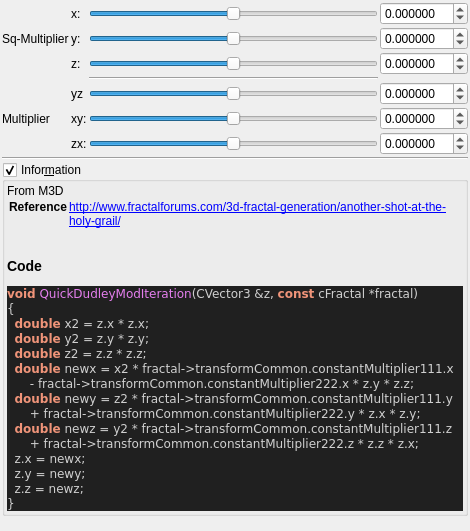
<?xml version="1.0" encoding="UTF-8"?>
<ui version="4.0">
 <class>Form</class>
 <widget class="QWidget" name="Form">
  <property name="geometry">
   <rect>
    <x>0</x>
    <y>0</y>
    <width>470</width>
    <height>531</height>
   </rect>
  </property>
  <property name="windowTitle">
   <string>Form</string>
  </property>
  <layout class="QVBoxLayout" name="verticalLayout">
   <property name="spacing">
    <number>2</number>
   </property>
   <property name="leftMargin">
    <number>2</number>
   </property>
   <property name="topMargin">
    <number>2</number>
   </property>
   <property name="rightMargin">
    <number>2</number>
   </property>
   <property name="bottomMargin">
    <number>2</number>
   </property>
   <item>
    <layout class="QGridLayout" name="gridLayout_64">
     <property name="spacing">
      <number>2</number>
     </property>
     <item row="2" column="3">
      <widget class="QSlider" name="slider3_transf_constant_multiplier_111_y">
       <property name="sizePolicy">
        <sizepolicy hsizetype="Expanding" vsizetype="Maximum">
         <horstretch>0</horstretch>
         <verstretch>0</verstretch>
        </sizepolicy>
       </property>
       <property name="minimum">
        <number>-5000000</number>
       </property>
       <property name="maximum">
        <number>5000000</number>
       </property>
       <property name="singleStep">
        <number>1</number>
       </property>
       <property name="orientation">
        <enum>Qt::Horizontal</enum>
       </property>
      </widget>
     </item>
     <item row="4" column="3">
      <widget class="Line" name="line_56">
       <property name="orientation">
        <enum>Qt::Horizontal</enum>
       </property>
      </widget>
     </item>
     <item row="3" column="2">
      <widget class="QLabel" name="label_266">
       <property name="text">
        <string>z:</string>
       </property>
      </widget>
     </item>
     <item row="6" column="4">
      <widget class="MyDoubleSpinBox" name="spinbox3_transf_constant_multiplier_222_y">
       <property name="sizePolicy">
        <sizepolicy hsizetype="Minimum" vsizetype="Maximum">
         <horstretch>0</horstretch>
         <verstretch>0</verstretch>
        </sizepolicy>
       </property>
       <property name="prefix">
        <string/>
       </property>
       <property name="suffix">
        <string/>
       </property>
       <property name="decimals">
        <number>6</number>
       </property>
       <property name="minimum">
        <double>-99.989999999999995</double>
       </property>
       <property name="maximum">
        <double>99.989999999999995</double>
       </property>
       <property name="singleStep">
        <double>0.100000000000000</double>
       </property>
      </widget>
     </item>
     <item row="6" column="1">
      <widget class="QLabel" name="label_269">
       <property name="text">
        <string>Multiplier</string>
       </property>
      </widget>
     </item>
     <item row="2" column="2">
      <widget class="QLabel" name="label_264">
       <property name="text">
        <string>y:</string>
       </property>
      </widget>
     </item>
     <item row="3" column="3">
      <widget class="QSlider" name="slider3_transf_constant_multiplier_111_z">
       <property name="sizePolicy">
        <sizepolicy hsizetype="Expanding" vsizetype="Maximum">
         <horstretch>0</horstretch>
         <verstretch>0</verstretch>
        </sizepolicy>
       </property>
       <property name="minimum">
        <number>-5000000</number>
       </property>
       <property name="maximum">
        <number>5000000</number>
       </property>
       <property name="singleStep">
        <number>1</number>
       </property>
       <property name="orientation">
        <enum>Qt::Horizontal</enum>
       </property>
      </widget>
     </item>
     <item row="1" column="4">
      <widget class="MyDoubleSpinBox" name="spinbox3_transf_constant_multiplier_111_x">
       <property name="sizePolicy">
        <sizepolicy hsizetype="Minimum" vsizetype="Maximum">
         <horstretch>0</horstretch>
         <verstretch>0</verstretch>
        </sizepolicy>
       </property>
       <property name="prefix">
        <string/>
       </property>
       <property name="suffix">
        <string/>
       </property>
       <property name="decimals">
        <number>6</number>
       </property>
       <property name="minimum">
        <double>-99.989999999999995</double>
       </property>
       <property name="maximum">
        <double>99.989999999999995</double>
       </property>
       <property name="singleStep">
        <double>0.100000000000000</double>
       </property>
      </widget>
     </item>
     <item row="1" column="3">
      <widget class="QSlider" name="slider3_transf_constant_multiplier_111_x">
       <property name="sizePolicy">
        <sizepolicy hsizetype="Preferred" vsizetype="Preferred">
         <horstretch>0</horstretch>
         <verstretch>0</verstretch>
        </sizepolicy>
       </property>
       <property name="minimum">
        <number>-5000000</number>
       </property>
       <property name="maximum">
        <number>5000000</number>
       </property>
       <property name="singleStep">
        <number>1</number>
       </property>
       <property name="orientation">
        <enum>Qt::Horizontal</enum>
       </property>
      </widget>
     </item>
     <item row="5" column="4">
      <widget class="MyDoubleSpinBox" name="spinbox3_transf_constant_multiplier_222_x">
       <property name="sizePolicy">
        <sizepolicy hsizetype="Minimum" vsizetype="Maximum">
         <horstretch>0</horstretch>
         <verstretch>0</verstretch>
        </sizepolicy>
       </property>
       <property name="prefix">
        <string/>
       </property>
       <property name="suffix">
        <string/>
       </property>
       <property name="decimals">
        <number>6</number>
       </property>
       <property name="minimum">
        <double>-99.989999999999995</double>
       </property>
       <property name="maximum">
        <double>99.989999999999995</double>
       </property>
       <property name="singleStep">
        <double>0.100000000000000</double>
       </property>
      </widget>
     </item>
     <item row="7" column="2">
      <widget class="QLabel" name="label_271">
       <property name="text">
        <string>zx:</string>
       </property>
      </widget>
     </item>
     <item row="2" column="1">
      <widget class="QLabel" name="label_267">
       <property name="text">
        <string>Sq-Multiplier</string>
       </property>
      </widget>
     </item>
     <item row="6" column="3">
      <widget class="QSlider" name="slider3_transf_constant_multiplier_222_y">
       <property name="sizePolicy">
        <sizepolicy hsizetype="Preferred" vsizetype="Preferred">
         <horstretch>0</horstretch>
         <verstretch>0</verstretch>
        </sizepolicy>
       </property>
       <property name="minimum">
        <number>-5000000</number>
       </property>
       <property name="maximum">
        <number>5000000</number>
       </property>
       <property name="singleStep">
        <number>1</number>
       </property>
       <property name="orientation">
        <enum>Qt::Horizontal</enum>
       </property>
      </widget>
     </item>
     <item row="6" column="2">
      <widget class="QLabel" name="label_270">
       <property name="text">
        <string>xy:</string>
       </property>
      </widget>
     </item>
     <item row="7" column="4">
      <widget class="MyDoubleSpinBox" name="spinbox3_transf_constant_multiplier_222_z">
       <property name="sizePolicy">
        <sizepolicy hsizetype="Minimum" vsizetype="Maximum">
         <horstretch>0</horstretch>
         <verstretch>0</verstretch>
        </sizepolicy>
       </property>
       <property name="prefix">
        <string/>
       </property>
       <property name="suffix">
        <string/>
       </property>
       <property name="decimals">
        <number>6</number>
       </property>
       <property name="minimum">
        <double>-99.989999999999995</double>
       </property>
       <property name="maximum">
        <double>99.989999999999995</double>
       </property>
       <property name="singleStep">
        <double>0.100000000000000</double>
       </property>
      </widget>
     </item>
     <item row="7" column="3">
      <widget class="QSlider" name="slider3_transf_constant_multiplier_222_z">
       <property name="sizePolicy">
        <sizepolicy hsizetype="Preferred" vsizetype="Preferred">
         <horstretch>0</horstretch>
         <verstretch>0</verstretch>
        </sizepolicy>
       </property>
       <property name="minimum">
        <number>-5000000</number>
       </property>
       <property name="maximum">
        <number>5000000</number>
       </property>
       <property name="singleStep">
        <number>1</number>
       </property>
       <property name="orientation">
        <enum>Qt::Horizontal</enum>
       </property>
      </widget>
     </item>
     <item row="8" column="1" colspan="4">
      <widget class="Line" name="line_59">
       <property name="orientation">
        <enum>Qt::Horizontal</enum>
       </property>
      </widget>
     </item>
     <item row="2" column="4">
      <widget class="MyDoubleSpinBox" name="spinbox3_transf_constant_multiplier_111_y">
       <property name="sizePolicy">
        <sizepolicy hsizetype="Minimum" vsizetype="Maximum">
         <horstretch>0</horstretch>
         <verstretch>0</verstretch>
        </sizepolicy>
       </property>
       <property name="prefix">
        <string/>
       </property>
       <property name="suffix">
        <string/>
       </property>
       <property name="decimals">
        <number>6</number>
       </property>
       <property name="minimum">
        <double>-99.989999999999995</double>
       </property>
       <property name="maximum">
        <double>99.989999999999995</double>
       </property>
       <property name="singleStep">
        <double>0.100000000000000</double>
       </property>
      </widget>
     </item>
     <item row="5" column="2">
      <widget class="QLabel" name="label_258">
       <property name="text">
        <string>yz</string>
       </property>
      </widget>
     </item>
     <item row="1" column="2">
      <widget class="QLabel" name="label_257">
       <property name="text">
        <string>x:</string>
       </property>
      </widget>
     </item>
     <item row="5" column="3">
      <widget class="QSlider" name="slider3_transf_constant_multiplier_222_x">
       <property name="sizePolicy">
        <sizepolicy hsizetype="Preferred" vsizetype="Preferred">
         <horstretch>0</horstretch>
         <verstretch>0</verstretch>
        </sizepolicy>
       </property>
       <property name="minimum">
        <number>-5000000</number>
       </property>
       <property name="maximum">
        <number>5000000</number>
       </property>
       <property name="singleStep">
        <number>1</number>
       </property>
       <property name="orientation">
        <enum>Qt::Horizontal</enum>
       </property>
      </widget>
     </item>
     <item row="3" column="4">
      <widget class="MyDoubleSpinBox" name="spinbox3_transf_constant_multiplier_111_z">
       <property name="sizePolicy">
        <sizepolicy hsizetype="Minimum" vsizetype="Maximum">
         <horstretch>0</horstretch>
         <verstretch>0</verstretch>
        </sizepolicy>
       </property>
       <property name="prefix">
        <string/>
       </property>
       <property name="suffix">
        <string/>
       </property>
       <property name="decimals">
        <number>6</number>
       </property>
       <property name="minimum">
        <double>-99.989999999999995</double>
       </property>
       <property name="maximum">
        <double>99.989999999999995</double>
       </property>
       <property name="singleStep">
        <double>0.100000000000000</double>
       </property>
      </widget>
     </item>
    </layout>
   </item>
   <item>
    <widget class="MyGroupBox" name="groupCheck_info">
     <property name="title">
      <string>Infor&amp;mation</string>
     </property>
     <property name="flat">
      <bool>false</bool>
     </property>
     <property name="checkable">
      <bool>true</bool>
     </property>
     <layout class="QVBoxLayout" name="verticalLayout_2">
      <property name="spacing">
       <number>2</number>
      </property>
      <property name="leftMargin">
       <number>2</number>
      </property>
      <property name="topMargin">
       <number>2</number>
      </property>
      <property name="rightMargin">
       <number>2</number>
      </property>
      <property name="bottomMargin">
       <number>2</number>
      </property>
      <item>
       <widget class="QLabel" name="label_code_content">
        <property name="text">
         <string>&lt;p&gt;From M3D&lt;/p&gt;&lt;table&gt;
&lt;tr&gt;&lt;th&gt;Reference&lt;/th&gt;&lt;td&gt;&lt;a href=&quot;http://www.fractalforums.com/3d-fractal-generation/another-shot-at-the-holy-grail/&quot;&gt;http://www.fractalforums.com/3d-fractal-generation/another-shot-at-the-holy-grail/&lt;br&gt;
&lt;/td&gt;&lt;/tr&gt;
&lt;/table&gt;
&lt;h3&gt;Code&lt;/h3&gt;
&lt;body style=&quot;background-color:#202020&quot;&gt;
&lt;pre style=&quot;color:#d0d0d0; background-color:#202020;  font-family:'Courier New',monospace;&quot;&gt;&lt;span style=&quot;color:#f09479; font-weight:bold&quot;&gt;void&lt;/span&gt; &lt;span style=&quot;color:#e47eed&quot;&gt;QuickDudleyModIteration&lt;/span&gt;&lt;span style=&quot;color:#d0d0d0&quot;&gt;(&lt;/span&gt;CVector3 &lt;span style=&quot;color:#d0d0d0&quot;&gt;&amp;amp;&lt;/span&gt;z&lt;span style=&quot;color:#d0d0d0&quot;&gt;,&lt;/span&gt; &lt;span style=&quot;color:#f09479; font-weight:bold&quot;&gt;const&lt;/span&gt; cFractal &lt;span style=&quot;color:#d0d0d0&quot;&gt;*&lt;/span&gt;fractal&lt;span style=&quot;color:#d0d0d0&quot;&gt;)&lt;/span&gt;
&lt;span style=&quot;color:#d0d0d0&quot;&gt;{&lt;/span&gt;
  &lt;span style=&quot;color:#f09479; font-weight:bold&quot;&gt;double&lt;/span&gt; x2 &lt;span style=&quot;color:#d0d0d0&quot;&gt;=&lt;/span&gt; z&lt;span style=&quot;color:#d0d0d0&quot;&gt;.&lt;/span&gt;x &lt;span style=&quot;color:#d0d0d0&quot;&gt;*&lt;/span&gt; z&lt;span style=&quot;color:#d0d0d0&quot;&gt;.&lt;/span&gt;x&lt;span style=&quot;color:#d0d0d0&quot;&gt;;&lt;/span&gt;
  &lt;span style=&quot;color:#f09479; font-weight:bold&quot;&gt;double&lt;/span&gt; y2 &lt;span style=&quot;color:#d0d0d0&quot;&gt;=&lt;/span&gt; z&lt;span style=&quot;color:#d0d0d0&quot;&gt;.&lt;/span&gt;y &lt;span style=&quot;color:#d0d0d0&quot;&gt;*&lt;/span&gt; z&lt;span style=&quot;color:#d0d0d0&quot;&gt;.&lt;/span&gt;y&lt;span style=&quot;color:#d0d0d0&quot;&gt;;&lt;/span&gt;
  &lt;span style=&quot;color:#f09479; font-weight:bold&quot;&gt;double&lt;/span&gt; z2 &lt;span style=&quot;color:#d0d0d0&quot;&gt;=&lt;/span&gt; z&lt;span style=&quot;color:#d0d0d0&quot;&gt;.&lt;/span&gt;z &lt;span style=&quot;color:#d0d0d0&quot;&gt;*&lt;/span&gt; z&lt;span style=&quot;color:#d0d0d0&quot;&gt;.&lt;/span&gt;z&lt;span style=&quot;color:#d0d0d0&quot;&gt;;&lt;/span&gt;
  &lt;span style=&quot;color:#f09479; font-weight:bold&quot;&gt;double&lt;/span&gt; newx &lt;span style=&quot;color:#d0d0d0&quot;&gt;=&lt;/span&gt; x2 &lt;span style=&quot;color:#d0d0d0&quot;&gt;*&lt;/span&gt; fractal&lt;span style=&quot;color:#d0d0d0&quot;&gt;-&amp;gt;&lt;/span&gt;transformCommon&lt;span style=&quot;color:#d0d0d0&quot;&gt;.&lt;/span&gt;constantMultiplier111&lt;span style=&quot;color:#d0d0d0&quot;&gt;.&lt;/span&gt;x
      &lt;span style=&quot;color:#d0d0d0&quot;&gt;-&lt;/span&gt; fractal&lt;span style=&quot;color:#d0d0d0&quot;&gt;-&amp;gt;&lt;/span&gt;transformCommon&lt;span style=&quot;color:#d0d0d0&quot;&gt;.&lt;/span&gt;constantMultiplier222&lt;span style=&quot;color:#d0d0d0&quot;&gt;.&lt;/span&gt;x &lt;span style=&quot;color:#d0d0d0&quot;&gt;*&lt;/span&gt; z&lt;span style=&quot;color:#d0d0d0&quot;&gt;.&lt;/span&gt;y &lt;span style=&quot;color:#d0d0d0&quot;&gt;*&lt;/span&gt; z&lt;span style=&quot;color:#d0d0d0&quot;&gt;.&lt;/span&gt;z&lt;span style=&quot;color:#d0d0d0&quot;&gt;;&lt;/span&gt;
  &lt;span style=&quot;color:#f09479; font-weight:bold&quot;&gt;double&lt;/span&gt; newy &lt;span style=&quot;color:#d0d0d0&quot;&gt;=&lt;/span&gt; z2 &lt;span style=&quot;color:#d0d0d0&quot;&gt;*&lt;/span&gt; fractal&lt;span style=&quot;color:#d0d0d0&quot;&gt;-&amp;gt;&lt;/span&gt;transformCommon&lt;span style=&quot;color:#d0d0d0&quot;&gt;.&lt;/span&gt;constantMultiplier111&lt;span style=&quot;color:#d0d0d0&quot;&gt;.&lt;/span&gt;y
      &lt;span style=&quot;color:#d0d0d0&quot;&gt;+&lt;/span&gt; fractal&lt;span style=&quot;color:#d0d0d0&quot;&gt;-&amp;gt;&lt;/span&gt;transformCommon&lt;span style=&quot;color:#d0d0d0&quot;&gt;.&lt;/span&gt;constantMultiplier222&lt;span style=&quot;color:#d0d0d0&quot;&gt;.&lt;/span&gt;y &lt;span style=&quot;color:#d0d0d0&quot;&gt;*&lt;/span&gt; z&lt;span style=&quot;color:#d0d0d0&quot;&gt;.&lt;/span&gt;x &lt;span style=&quot;color:#d0d0d0&quot;&gt;*&lt;/span&gt; z&lt;span style=&quot;color:#d0d0d0&quot;&gt;.&lt;/span&gt;y&lt;span style=&quot;color:#d0d0d0&quot;&gt;;&lt;/span&gt;
  &lt;span style=&quot;color:#f09479; font-weight:bold&quot;&gt;double&lt;/span&gt; newz &lt;span style=&quot;color:#d0d0d0&quot;&gt;=&lt;/span&gt; y2 &lt;span style=&quot;color:#d0d0d0&quot;&gt;*&lt;/span&gt; fractal&lt;span style=&quot;color:#d0d0d0&quot;&gt;-&amp;gt;&lt;/span&gt;transformCommon&lt;span style=&quot;color:#d0d0d0&quot;&gt;.&lt;/span&gt;constantMultiplier111&lt;span style=&quot;color:#d0d0d0&quot;&gt;.&lt;/span&gt;z
      &lt;span style=&quot;color:#d0d0d0&quot;&gt;+&lt;/span&gt; fractal&lt;span style=&quot;color:#d0d0d0&quot;&gt;-&amp;gt;&lt;/span&gt;transformCommon&lt;span style=&quot;color:#d0d0d0&quot;&gt;.&lt;/span&gt;constantMultiplier222&lt;span style=&quot;color:#d0d0d0&quot;&gt;.&lt;/span&gt;z &lt;span style=&quot;color:#d0d0d0&quot;&gt;*&lt;/span&gt; z&lt;span style=&quot;color:#d0d0d0&quot;&gt;.&lt;/span&gt;z &lt;span style=&quot;color:#d0d0d0&quot;&gt;*&lt;/span&gt; z&lt;span style=&quot;color:#d0d0d0&quot;&gt;.&lt;/span&gt;x&lt;span style=&quot;color:#d0d0d0&quot;&gt;;&lt;/span&gt;
  z&lt;span style=&quot;color:#d0d0d0&quot;&gt;.&lt;/span&gt;x &lt;span style=&quot;color:#d0d0d0&quot;&gt;=&lt;/span&gt; newx&lt;span style=&quot;color:#d0d0d0&quot;&gt;;&lt;/span&gt;
  z&lt;span style=&quot;color:#d0d0d0&quot;&gt;.&lt;/span&gt;y &lt;span style=&quot;color:#d0d0d0&quot;&gt;=&lt;/span&gt; newy&lt;span style=&quot;color:#d0d0d0&quot;&gt;;&lt;/span&gt;
  z&lt;span style=&quot;color:#d0d0d0&quot;&gt;.&lt;/span&gt;z &lt;span style=&quot;color:#d0d0d0&quot;&gt;=&lt;/span&gt; newz&lt;span style=&quot;color:#d0d0d0&quot;&gt;;&lt;/span&gt;
&lt;span style=&quot;color:#d0d0d0&quot;&gt;}&lt;/span&gt;
&lt;/pre&gt;
&lt;/body&gt;</string>
        </property>
        <property name="wordWrap">
         <bool>true</bool>
        </property>
        <property name="openExternalLinks">
         <bool>true</bool>
        </property>
        <property name="textInteractionFlags">
         <set>Qt::LinksAccessibleByMouse|Qt::TextSelectableByMouse</set>
        </property>
       </widget>
      </item>
     </layout>
    </widget>
   </item>
   <item>
    <spacer name="verticalSpacer">
     <property name="orientation">
      <enum>Qt::Vertical</enum>
     </property>
     <property name="sizeHint" stdset="0">
      <size>
       <width>20</width>
       <height>40</height>
      </size>
     </property>
    </spacer>
   </item>
  </layout>
 </widget>
 <customwidgets>
  <customwidget>
   <class>MyDoubleSpinBox</class>
   <extends>QDoubleSpinBox</extends>
   <header>my_double_spin_box.h</header>
  </customwidget>
  <customwidget>
   <class>MyGroupBox</class>
   <extends>QGroupBox</extends>
   <header>my_group_box.h</header>
   <container>1</container>
  </customwidget>
 </customwidgets>
 <resources/>
 <connections/>
</ui>
